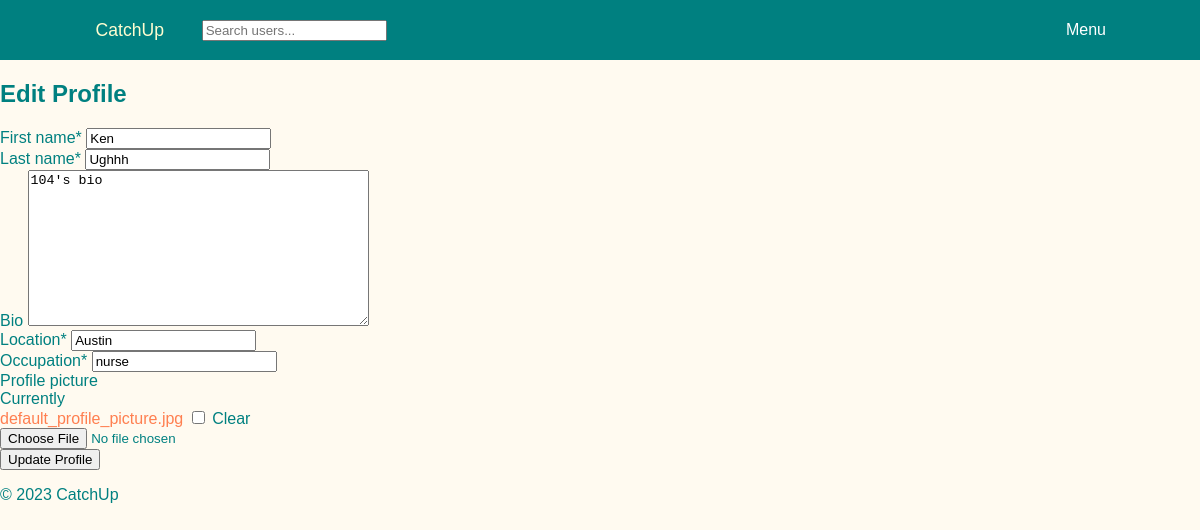
The app's page /edit_profile/ (signed in) with its own data.
### users/models.py (models this page shows, shortened)
class UserProfile(models.Model):
    user = models.OneToOneField(User, on_delete=models.CASCADE)
    first_name = models.CharField(max_length=30)
    last_name = models.CharField(max_length=30)
    bio = models.TextField(blank=True)  # bio can be blank if user doesn't want to add one
    location = models.CharField(max_length=100)
    occupation = models.CharField(max_length=100)
    profile_picture = models.ImageField(upload_to='profile_pictures', blank=True, default='default_profile_picture.jpg')
    friends = models.ManyToManyField("self", blank=True)

### users/views.py (the view)
# urls.py: path('edit_profile/', views.edit_profile, name='edit_profile'),
@login_required
def edit_profile(request):
    if request.method == 'POST':
        form = UserProfileForm(request.POST, request.FILES, instance=request.user.userprofile)
        if form.is_valid():
            form.save()
            return redirect('profile', username=request.user.username)
    else:
        form = UserProfileForm(instance=request.user.userprofile)
    return render(request, 'users/edit_profile.html', {'form': form})

### users/forms.py
class UserProfileForm(forms.ModelForm):
    class Meta:
        model = UserProfile
        fields = ('first_name', 'last_name', 'bio', 'location', 'occupation', 'profile_picture',)

### users/templates/users/edit_profile.html (shortened to what this page needs)
{% extends 'users/base.html' %}
{% load crispy_forms_tags %}
{% block content %}
    <div class="container">
        <h2 class="center-text">Edit Profile</h2>
        <div class="register-form">
            <form method="POST" enctype="multipart/form-data">
                {{ form|crispy }}
                <button type="submit" class="submit-btn">Update Profile</button>
            </form>
        </div>
    </div>
{% endblock %}

### users/static/users/styles.css (style rules this page uses)
body { background-color: #FFFAF0; color: #008080; font-family: Arial, sans-serif; margin: 0; padding: 0; }
a { color: #FF7F50; text-decoration: none; }

### records on screen
UserProfile: first_name "Ken", last_name "Ughhh", bio "104's bio", location "Austin", occupation "nurse"
